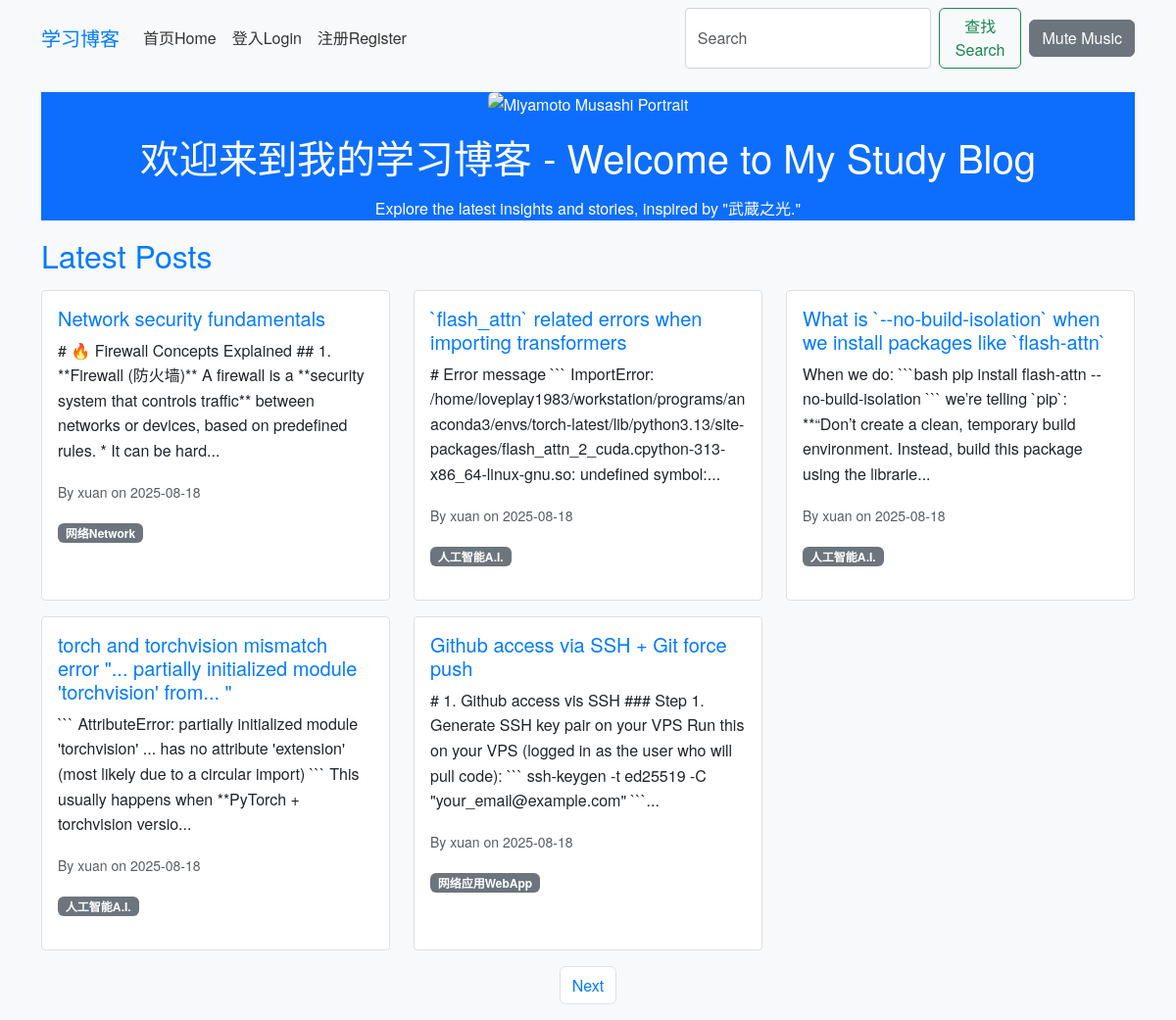
The app's page /index, older data.
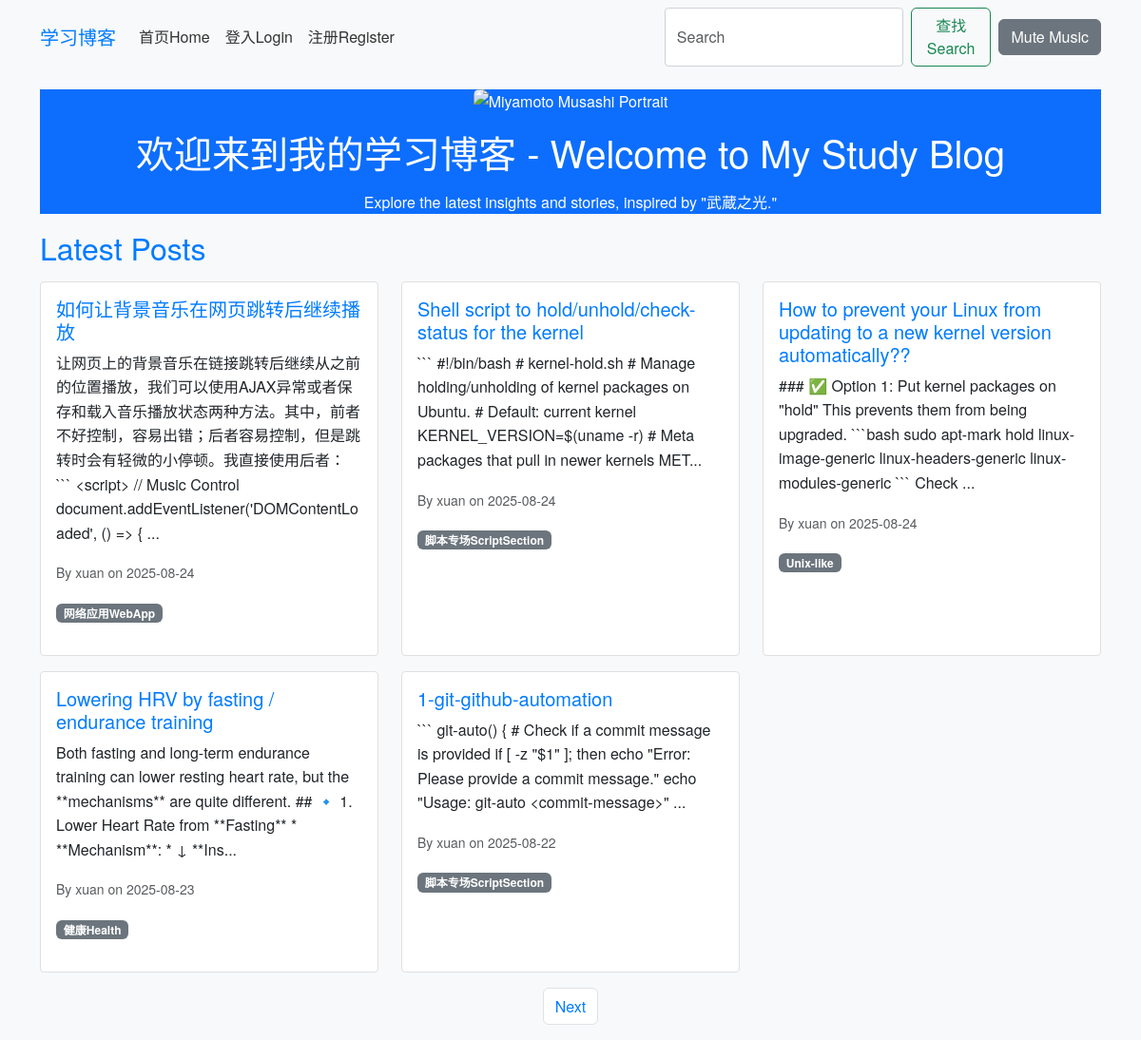
The same page, newer data.
### app/models.py (models this page shows, shortened)
class Post(db.Model):
    id = db.Column(db.Integer, primary_key=True)
    title = db.Column(db.String(100), nullable=False)
    body = db.Column(db.Text, nullable=False)
    timestamp = db.Column(db.DateTime, index=True, default=datetime.utcnow)
    user_id = db.Column(db.Integer, db.ForeignKey('user.id'), nullable=False)
    category_id = db.Column(db.Integer, db.ForeignKey('category.id'))
    comments = db.relationship('Comment', backref='post', lazy='dynamic')

class User(db.Model, UserMixin):
    id = db.Column(db.Integer, primary_key=True)
    username = db.Column(db.String(64), index=True, unique=True)
    email = db.Column(db.String(120), index=True, unique=True)
    password_hash = db.Column(db.String(128))
    posts = db.relationship('Post', backref='author', lazy='dynamic')
    comments = db.relationship('Comment', backref='author', lazy='dynamic')
    about_me = db.Column(db.String(140))
    last_seen = db.Column(db.DateTime, default=datetime.utcnow)
    about_me = db.Column(db.Text)  # Changed from String(140) to Text for richer content
    avatar = db.Column(db.String(128))  # New field for avatar filename

class Category(db.Model):
    id = db.Column(db.Integer, primary_key=True)
    name = db.Column(db.String(50), unique=True)
    posts = db.relationship('Post', backref='category', lazy='dynamic')

### app/routes.py (the view)
@bp.route('/')
@bp.route('/index', methods=['GET'])
def index():
    page = request.args.get('page', 1, type=int)
    posts = Post.query.order_by(Post.timestamp.desc()).paginate(page=page, per_page=5, error_out=False)
    next_url = url_for('main.index', page=posts.next_num) if posts.has_next else None
    prev_url = url_for('main.index', page=posts.prev_num) if posts.has_prev else None
    return render_template('index.html', posts=posts.items, next_url=next_url, prev_url=prev_url)

### app/templates/index.html (shortened to what this page needs)
{% extends 'base.html' %}
{% block content %}
<div class="jumbotron text-center bg-primary text-white" style="opacity: 1; background-color: #0d6efd !important;">
    <img src="{{ url_for('static', filename='images/miyamotto.png') }}" alt="Miyamoto Musashi Portrait" class="img-fluid rounded mb-3" style="max-height: 300px;">
    <h1 style="color: #fff !important; opacity: 1;">欢迎来到我的学习博客 - Welcome to My Study Blog</h1>
    <p style="color: #fff !important; opacity: 1;">Explore the latest insights and stories, inspired by "武蔵之光."</p>
</div>
<h2>Latest Posts</h2>
<div class="row">
    {% for post in posts %}
    <div class="col-md-4 mb-3">
        <div class="card h-100">
            <div class="card-body">
                <h5 class="card-title"><a href="{{ url_for('main.post', post_id=post.id) }}">{{ post.title }}</a></h5>
                <p class="card-text">{{ post.body[:200] }}...</p>
                <p class="card-text"><small class="text-muted">By {{ post.author.username }} on {{ post.timestamp.strftime('%Y-%m-%d') }}</small></p>
                {% if post.category %}<span class="badge bg-secondary">{{ post.category.name }}</span>{% endif %}
            </div>
        </div>
    </div>
    {% endfor %}
</div>
<nav>
    <ul class="pagination justify-content-center">
        {% if next_url %}<li class="page-item"><a class="page-link" href="{{ next_url }}">Next</a></li>{% endif %}
    </ul>
</nav>
{% endblock %}

Row changes from the older to the newer data that the page shows:
no longer on this page (row unchanged): Post: title "Network security fundamentals", body "# 🔥 Firewall Concepts Explained ## 1. **Firewall (防火墙)** A firewall is a **security system that controls traffic** between networks or devices, based on predefined rules. * It can be hard", author.username "xuan", timestamp "2025-08-18", category.name "网络Network"
no longer on this page (row unchanged): Post: title "`flash_attn` related errors when importing transformers", body "# Error message ``` ImportError: /home/loveplay1983/workstation/programs/anaconda3/envs/torch-latest/lib/python3.13/site-packages/flash_attn_2_cuda.cpython-313-x86_64-linux-gnu.so: undefined symbol:", author.username "xuan", timestamp "2025-08-18", category.name "人工智能A.I."
no longer on this page (row unchanged): Post: title "What is `--no-build-isolation` when we install packages like `flash-attn`", body "When we do: ```bash pip install flash-attn --no-build-isolation ``` we’re telling `pip`: **“Don’t create a clean, temporary build environment. Instead, build this package using the librarie", author.username "xuan", timestamp "2025-08-18", category.name "人工智能A.I."
no longer on this page (row unchanged): Post: title "torch and torchvision mismatch error \"... partially initialized module 'torchvision' from... \"", body "``` AttributeError: partially initialized module 'torchvision' ... has no attribute 'extension' (most likely due to a circular import) ``` This usually happens when **PyTorch + torchvision versio", author.username "xuan", timestamp "2025-08-18", category.name "人工智能A.I."
no longer on this page (row unchanged): Post: title "Github access via SSH + Git force push", body "# 1. Github access vis SSH ### Step 1. Generate SSH key pair on your VPS Run this on your VPS (logged in as the user who will pull code): ``` ssh-keygen -t ed25519 -C \"your_email@example.com\" ```", author.username "xuan", timestamp "2025-08-18", category.name "网络应用WebApp"
added Post: title "如何让背景音乐在网页跳转后继续播放", body "让网页上的背景音乐在链接跳转后继续从之前的位置播放，我们可以使用AJAX异常或者保存和载入音乐播放状态两种方法。其中，前者不好控制，容易出错；后者容易控制，但是跳转时会有轻微的小停顿。我直接使用后者： ``` <script> // Music Control document.addEventListener('DOMContentLoaded', () => {", author.username "xuan", timestamp "2025-08-24", category.name "网络应用WebApp"
added Post: title "Shell script to hold/unhold/check-status for the kernel", body "``` #!/bin/bash # kernel-hold.sh # Manage holding/unholding of kernel packages on Ubuntu. # Default: current kernel KERNEL_VERSION=$(uname -r) # Meta packages that pull in newer kernels MET", author.username "xuan", timestamp "2025-08-24", category.name "脚本专场ScriptSection"
added Post: title "How to prevent your Linux from updating to a new kernel version automatically??", body "### ✅ Option 1: Put kernel packages on \"hold\" This prevents them from being upgraded. ```bash sudo apt-mark hold linux-image-generic linux-headers-generic linux-modules-generic ``` Check", author.username "xuan", timestamp "2025-08-24", category.name "Unix-like"
added Post: title "Lowering HRV by fasting / endurance training", body "Both fasting and long-term endurance training can lower resting heart rate, but the **mechanisms** are quite different. ## 🔹 1. Lower Heart Rate from **Fasting** * **Mechanism**: * ↓ **Ins", author.username "xuan", timestamp "2025-08-23", category.name "健康Health"
added Post: title "1-git-github-automation", body "``` git-auto() { # Check if a commit message is provided if [ -z \"$1\" ]; then echo \"Error: Please provide a commit message.\" echo \"Usage: git-auto <commit-message>\"", author.username "xuan", timestamp "2025-08-22", category.name "脚本专场ScriptSection"
